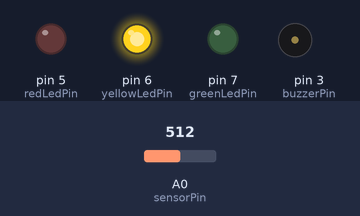
Bench run of a sketch on a simulated Arduino Uno, built with avr-gcc and run on an emulated ATmega328P. Parts: output pins drawn as LEDs (lit = HIGH), buzzer (waves = sounding). The test bench sets the inputs (shaded band); at power-on: A0 (sensorPin) = 512.

Above: at 1.8 s.
1.9 s: A0 (sensorPin) set to 597
5.4 s: A0 (sensorPin) set to 628
At 6.9 s:
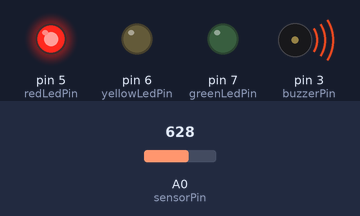
9.5 s: A0 (sensorPin) set to 306
At 10.7 s:
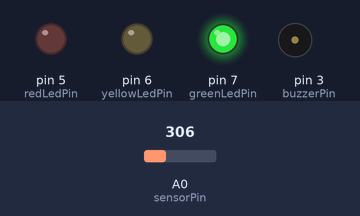
11.0 s: A0 (sensorPin) set to 417
12.5 s: A0 (sensorPin) set to 434
At 12.9 s:
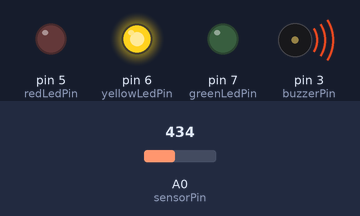
16.5 s: A0 (sensorPin) set to 716
At 19.9 s:
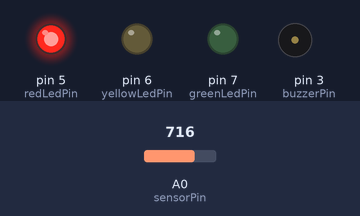
Timing chart, 0 to 21.5 s (numbered marks = the images above; inputs shaded):
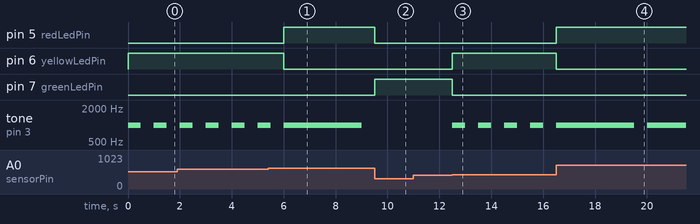

Measured:
- the behaviour switches between 610 and 611 on A0 (sensorPin) (found by bisection; images 0 and 1)
- the behaviour switches between 426 and 427 on A0 (sensorPin) (found by bisection; images 2 and 3)
- after the input at 5.4 s, pin 5 (redLedPin): LOW → HIGH after 0.60 s; pin 6 (yellowLedPin): HIGH → LOW after 0.60 s
- after the input at 9.5 s, pin 5 (redLedPin): HIGH → LOW at once; pin 7 (greenLedPin): LOW → HIGH at once; tone on pin 3 (buzzerPin): stays silent (without the input it goes to 1000 Hz after 0.00 s)
- after the input at 11.0 s, every drawn part: stays the same
- after the input at 12.5 s, pin 6 (yellowLedPin): LOW → HIGH at once; pin 7 (greenLedPin): HIGH → LOW at once; tone on pin 3 (buzzerPin): alternates 1000 Hz for 0.50 s and silent for 0.50 s, starting at once
- after the input at 16.5 s, pin 5 (redLedPin): LOW → HIGH at once; pin 6 (yellowLedPin): HIGH → LOW at once

The sketch:

sistema.ino
```cpp
const int sensorPin = A0; // Pino analógico conectado ao sensor fotoluminescente
const int buzzerPin = 3; // Pino digital conectado ao buzzer
const int redLedPin = 5; // Pino digital conectado ao LED vermelho
const int yellowLedPin = 6; // Pino digital conectado ao LED amarelo
const int greenLedPin = 7; // Pino digital conectado ao LED verde

void setup() {
  Serial.begin(9600);
  pinMode(sensorPin, INPUT);//Define o pino sensorPin como entrada
  pinMode(buzzerPin, OUTPUT);//Define o pino buzzer  como saida
  pinMode(redLedPin, OUTPUT);
  pinMode(yellowLedPin, OUTPUT);
  pinMode(greenLedPin, OUTPUT);
}

void loop() {
  // Lê o valor do sensor fotoluminescente
  int ldrValue = analogRead(sensorPin);

  // Calcula a porcentagem do valor lido
  int ldrIntenc = map(ldrValue, 49, 969, 0, 100);

  // Verifica a faixa de porcentagem e controla os LEDs e o buzzer
  if (ldrIntenc <= 40) {//Lê a intensidade do LDR
    digitalWrite(greenLedPin, HIGH); //ativa o led verde
    digitalWrite(yellowLedPin, LOW);
    digitalWrite(redLedPin, LOW);
  } else if (ldrIntenc > 40 && ldrIntenc <= 60) {//Se a intensidade do LDR estiver entre 40 e 60% executar os comandos abaixo
    digitalWrite(greenLedPin, LOW);
    digitalWrite(yellowLedPin, HIGH);//ativa o led amarelo
    digitalWrite(redLedPin, LOW);
    tone(buzzerPin, 1000); // Ativa o buzzer
    delay(500); // Mantém o buzzer ativo por 3 segundos
    noTone(buzzerPin); // Desativa o buzzer
  } else {
    digitalWrite(greenLedPin, LOW);
    digitalWrite(yellowLedPin, LOW);
    digitalWrite(redLedPin, HIGH);//ativa o led vermelho
    tone(buzzerPin, 1000); // Ativa o buzzer
    delay(3000); // Mantém o buzzer ativo por 10 segundos
    noTone(buzzerPin); // Desativa o buzzer
  }
delay(500);//Da um delay de meio segundo entre cada iteração do programa
}
```
